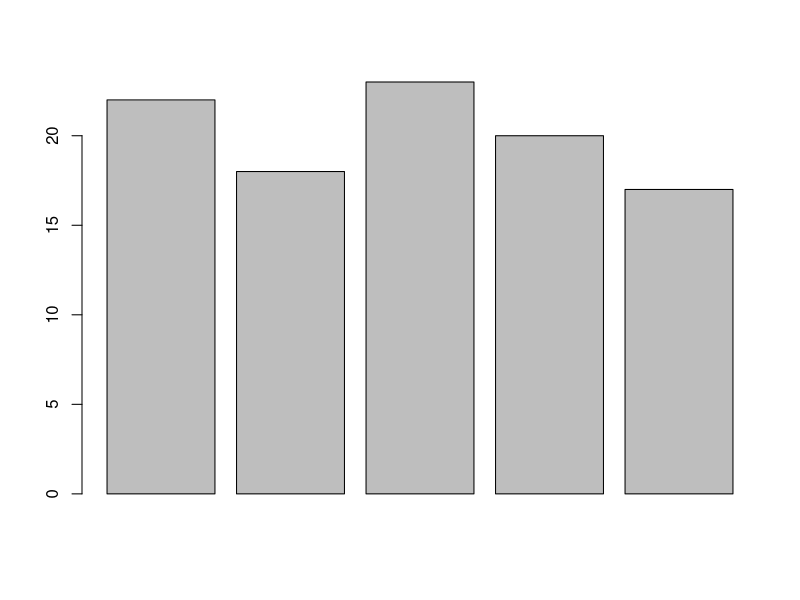

Recreate this plot in R. (Note: this script raises an error after producing the figure.)

for (t in 1:5){
  n <- 100
  y <- sample(1:5, n, replace = T)
  y <- tabulate(y)
  barplot(y)
  
  col.seq <- seq(0.2,1,1/length(unique(y)))
  col.seq <- col.seq[match(y, sort(y))]
  
  cols <- alpha('mistyrose3', col.seq) 
  
  pl <- barplot(y, 
          col=cols,
          border="mistyrose",
          beside = T,
          yaxt='n')
  
  text(pl, min(y)/2, y,cex=1.2, pos=3, col='mistyrose4')
  Sys.sleep(1)
}
